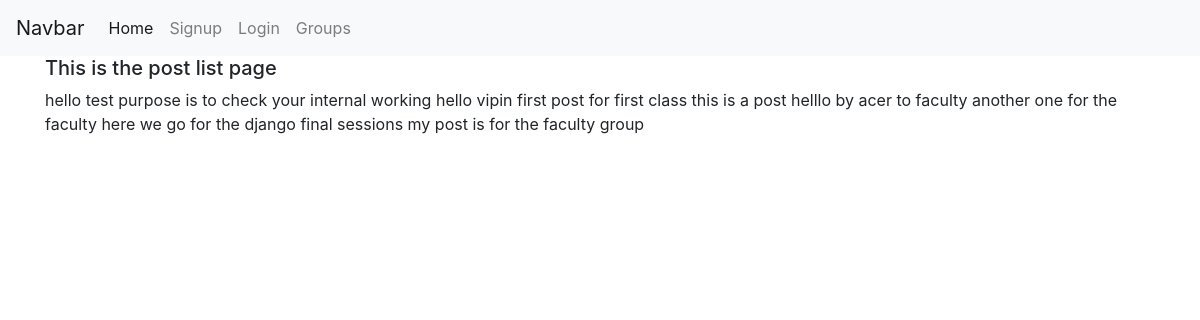
/posts/, run on the app's committed database.
### posts/models.py (models this page shows, shortened)
class Post(models.Model):
    user = models.ForeignKey(User,related_name='posts',on_delete=models.CASCADE)
    created_at = models.DateTimeField(auto_now=True)
    message = models.TextField()
    group = models.ForeignKey(Group,related_name='posts',on_delete=models.CASCADE)
    img = models.ImageField(upload_to="photo/%Y/%m/%d/",blank=True)
    def __str__(self):
        return self.message
    class Meta:
        ordering = ['-created_at']

### posts/views.py (the view)
# urls.py: path('',views.PostListView.as_view(),name='post'),
class PostListView(SelectRelatedMixin,ListView):
    model = Post
    select_related = ('user','group')

### posts/templates/posts/post_list.html
{% extends 'base.html' %}
{% block content %}
 <h5>This is the post list page</h5>
    {% for i in post_list %}
        {{ i }}
    {% endfor %}
{% endblock %}

### data on the page
Post: message "hello test purpose is to check your internal working"
Post: message "hello vipin"
Post: message "first post for first class"
Post: message "this is a post"
Post: message "helllo by acer to faculty"
Post: message "another one for the faculty"
Post: message "here we go for the django final sessions"
Post: message "my post is for the faculty group"
